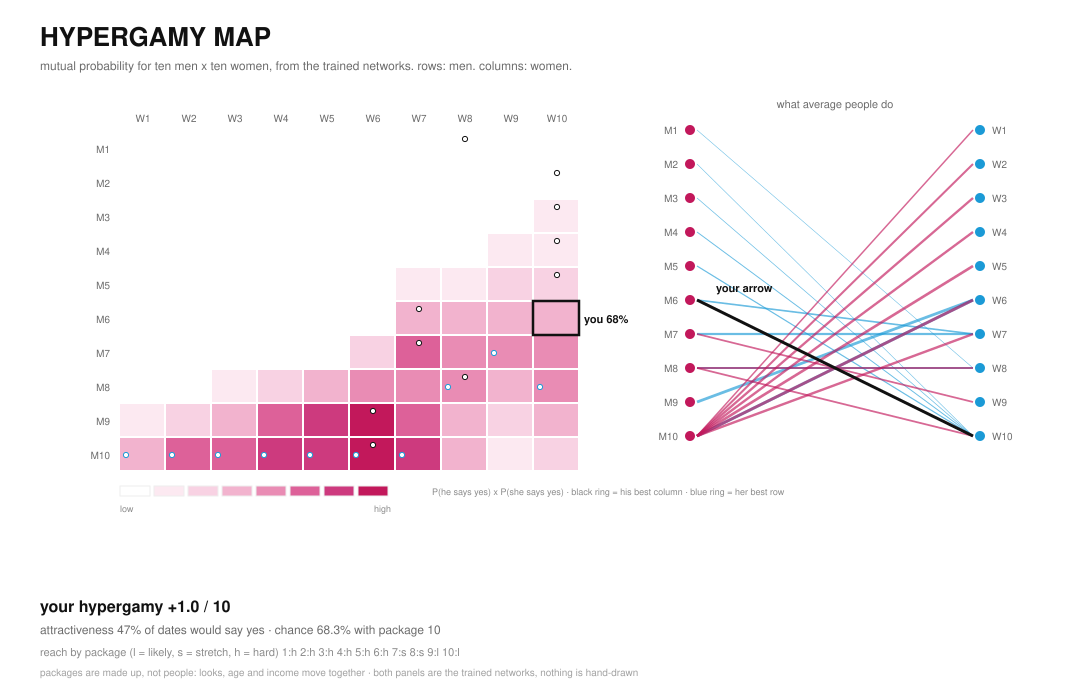

Source code (Python):
"""The hypergamy map: ten men, ten women, and the arrows the models actually draw.

This replaces the old scale chart. Instead of one abstract score, it answers three
questions on one picture:

  * **the heatmap** -- a 10x10 grid of real mutual probabilities. Row i is a man,
    column j is a woman, and the number is P(he says yes) x P(she says yes), both
    from the trained networks. Brighter means more likely.
  * **the arrows** -- each man's arrow points at the woman he is most likely to
    match with, each woman's arrow at the man she is most likely to match with.
    That is "what average people do", computed, not drawn by hand.
  * **your arrow** -- your profile scored against the same ten women (or men),
    drawn in black, with the cell you land in outlined.

The ten levels are *packages*, not ten real people: looks, age and income all move
together, which is what makes the grid interesting instead of one bright column.

    python hypergamy_map.py            # table + hypergamy_map.svg + .png
    python hypergamy_map.py --svg      # only the picture
    python hypergamy_map.py --demo     # the example profile, with its bands
"""

import argparse
import json
import os
import sys
from functools import lru_cache

import numpy as np

import route
from profile import DEFAULTS, forward, load, market_row, taste_row

HERE = os.path.dirname(os.path.abspath(__file__))
LEVELS = 10
BASE_AGE = 24.0
BASE_INCOME = 30000.0
BASE_GOAL = 4.0
IMPORTANCE = [30.0, 10.0, 15.0, 15.0, 20.0, 10.0]
SINGULAR = {0: "woman", 1: "man"}
PLURAL = {0: "women", 1: "men"}


def rating(level):
    """Level 1 is a 3/10, level 10 is a 10/10."""
    return 3.0 + 7.0 * (level - 1) / (LEVELS - 1)


def archetype(gender, level):
    r = rating(level)
    profile = dict(DEFAULTS)
    profile.update(
        mode="regular",
        age=BASE_AGE + 1.1 * (level - 1),
        income=BASE_INCOME * (0.55 + 0.15 * level),
        goal=BASE_GOAL,
        self=[r] * 5,
        want=[r] * 6,
        importance=list(IMPORTANCE),
    )
    return profile


def _paths_score(paths, row):
    values = []
    for path in paths:
        model, layers = load(path)
        values.append(forward(model, layers, row))
    return float(np.mean(values))


def p_they_say_yes(person, person_gender):
    """P(a date of the opposite gender says yes to `person`)."""
    return _paths_score(route.market_models(person["age"], "regular", person_gender),
                        market_row(person))


def p_you_say_yes(date, your_gender, importance=None):
    """P(you say yes to `date`): the date's ratings scored with your importance."""
    row = taste_row({
        "age": date["age"],
        "income": date["income"],
        "goal": date["goal"],
        "want": list(date["self"]) + [float(np.mean(date["self"]))],
        "importance": list(importance) if importance is not None
                      else profile_importance(date, your_gender),
    })
    return _paths_score(route.taste_models(date["age"], "regular", your_gender), row)


def profile_importance(date, your_gender):
    """The rater's importance lives on the rater; the archetypes carry their own."""
    return date.get("importance", IMPORTANCE)


def _likes_yes(rater_gender, target, rater):
    """The dyad model's P(rater says yes to target).

    Imported lazily because likes.py imports this module for the package ladder.
    Using the dyad model here is what makes a package's own yes-rate vary across the
    grid; the older market model returned one constant for every column.
    """
    import likes
    return likes.p_yes(rater_gender, target, rater)


@lru_cache(maxsize=1)
def matrices():
    """10x10 mutual, his and her probabilities.

    Rows are men, columns are women. `his[i, j]` is P(the man in row i says
    yes to the woman in column j); `her[i, j]` is the reverse. Their product
    is the mutual probability.
    """
    men = [archetype(1, k) for k in range(1, LEVELS + 1)]
    women = [archetype(0, k) for k in range(1, LEVELS + 1)]
    his = np.zeros((LEVELS, LEVELS))
    her = np.zeros((LEVELS, LEVELS))
    for i, man in enumerate(men):
        for j, woman in enumerate(women):
            # Both directions from the dyad models: each package carries its own
            # yes-rate instead of sharing one market constant across the row.
            her[i, j] = _likes_yes(0, man, woman)
            his[i, j] = _likes_yes(1, woman, man)
    return his * her, his, her


def matrix():
    """10x10 mutual probabilities, rows are men, columns are women."""
    return matrices()[0]


def _bands(probs):
    top = max(max(probs), 1e-9)
    bands = []
    for k, p in enumerate(probs, start=1):
        share = p / top
        band = "likely" if share >= 0.60 else "stretch" if share >= 0.25 else "hard"
        bands.append({"level": k, "mutual": float(p), "band": band, "share": share})
    return bands


def partner_map(profile, gender, partner_gender=None):
    """Everything the picture and the GUI need for one profile.

    `gender` is you and `partner_gender` is who you are interested in. They are two
    separate inputs, so the app never assumes you are straight or gay. The trained
    models only ever saw opposite-gender dates, and `same_gender` says when the
    answer is therefore an extrapolation rather than a measured one.
    """
    grid = matrix()
    if partner_gender is None:
        partner_gender = 1 - gender
    targets = [archetype(partner_gender, k) for k in range(1, LEVELS + 1)]
    # Package-specific dyad probabilities. The old map held their yes-rate constant
    # at one market score, which made package 10 look easiest almost automatically.
    their_yes = np.array([
        _likes_yes(partner_gender, profile, target) for target in targets
    ])
    your_yes = np.array([
        _likes_yes(gender, target, profile) for target in targets
    ])
    probs = their_yes * your_yes
    attractiveness = p_they_say_yes(profile, gender)
    best = int(np.argmax(probs))
    level = int(np.clip(round((float(np.mean(profile["self"])) - 3.0) * (LEVELS - 1) / 7.0) + 1,
                        1, LEVELS))
    bands = _bands(probs)

    rivals = [p_they_say_yes(archetype(gender, k), gender) for k in range(1, LEVELS + 1)]
    percentile = 100.0 * float(np.mean(np.asarray(rivals) < attractiveness))

    # Reaching, not importance: how far above (or below) your own ratings you aim.
    # All zeros who wants all tens -> +10; all tens who wants zeros -> -10.
    mine = float(np.mean(profile["self"]))
    wanted = float(np.mean(profile["want"][:5]))
    hypergamy = float(np.clip(wanted - mine, -10.0, 10.0))

    he_curve = [float(np.mean(grid[:, j])) for j in range(LEVELS)]
    her_curve = [float(np.mean(grid[i, :])) for i in range(LEVELS)]

    return {
        "matrix": grid,
        "your_probs": probs,
        "best_level": best + 1,
        "your_level": level,
        "bands": bands,
        "their_yes": float(attractiveness),
        "attractiveness": float(attractiveness),
        "their_yes_by_package": [round(float(v), 4) for v in their_yes],
        "your_yes_by_package": [round(float(v), 4) for v in your_yes],
        "your_yes": float(p_you_say_yes(profile, gender, profile["importance"])),
        "chance": float(probs[best]),
        "chance_your_level": float(probs[level - 1]),
        "chance_typical": float(probs[4]),
        "percentile": percentile,
        "hypergamy": hypergamy,
        "he_curve": he_curve,
        "her_curve": her_curve,
        "gender": gender,
        "partner_gender": partner_gender,
        "same_gender": partner_gender == gender,
    }


def verdict(result):
    """One plain sentence, so nobody has to read a grid to know where they stand."""
    chance = result["chance"]
    if chance >= 0.40:
        mood = "good" if chance >= 0.55 else "decent"
    else:
        mood = "low"
    tail = (f"At your own package ({result['your_level']}) it is "
            f"{result['chance_your_level']:.0%}")
    if result["your_level"] != 5:
        tail += f"; at a middle package (5) it is {result['chance_typical']:.0%}"
    return (f"A {mood} chance: the package that fits you best is number "
            f"{result['best_level']} of 10, with about {chance:.0%} mutual yes. {tail}.")


def describe(result):
    target = SINGULAR[result.get("partner_gender", 1 - result["gender"])]
    lines = [verdict(result), ""]
    lines.append(f"best package      {result['best_level']} of 10 ({target}) with {result['chance']:.1%} mutual")
    lines.append(f"your own package  {result['your_level']} with {result['chance_your_level']:.1%} mutual")
    if result["your_level"] != 5:
        lines.append(f"middle package    5 with {result['chance_typical']:.1%} mutual")
    lines.append(f"reaching          {result['hypergamy']:+.1f} of 10  "
                 f"(how far above your own ratings you aim: +10 = want perfect, rate yourself 0)")
    lines.append(f"attractiveness    {result['attractiveness']:.0%} would say yes  "
                 f"(the share of dates in the study pool the market model expects to like you)")
    lines.append(f"rank vs packages  {result['percentile']:.0f} of 100  "
                 f"(share of the ten packages the model puts below you)")
    if result.get("same_gender"):
        lines.append("")
        lines.append("  same-gender: the study only recorded opposite-gender dates, so this")
        lines.append("  is an extrapolation, not a measured number.")
    lines.append("")
    lines.append("  package  mutual   band      what it means")
    for band in result["bands"]:
        note = {"likely": "in range", "stretch": "needs something to change",
                "hard": "out of reach on these stats"}[band["band"]]
        lines.append(f"  {band['level']:>5}  {band['mutual']:>6.1%}   {band['band']:<8}  {note}")
    lines.append("")
    lines.append("  bands compare each package to your best cell: 60% or more is likely,")
    lines.append("  25% to 60% is stretch, below 25% is hard.")
    lines.append("")
    lines.append("  a package is a made-up bundle of looks, age and income, not a person:")
    lines.append("  package 1 is the lowest rung, package 10 the highest.")
    return "\n".join(lines)


def arrows_svg(result):
    """The arrow panel on its own, for embedding in the GUI."""
    grid = result["matrix"]
    top = float(grid.max()) or 1.0
    you = result["gender"]
    width, height = 680, 420
    left, right, first, step = 96, 560, 54, 34
    best_row = [int(np.argmax(grid[i])) for i in range(LEVELS)]
    best_col = [int(np.argmax(grid[:, j])) for j in range(LEVELS)]
    parts = [
        f'<svg xmlns="http://www.w3.org/2000/svg" viewBox="0 0 {width} {height}" '
        f'width="100%" role="img" font-family="Helvetica,Arial,sans-serif">',
        f'<rect width="{width}" height="420" fill="#ffffff"/>',
        '<text x="16" y="24" font-size="13" font-weight="bold" fill="#111">'
        'what average people do, and your arrow</text>',
    ]
    for i in range(LEVELS):
        y = first + i * step
        parts.append(f'<circle cx="{left}" cy="{y}" r="5" fill="#c2185b"/>')
        parts.append(f'<text x="{left - 10}" y="{y + 4}" font-size="10" text-anchor="end" '
                     f'fill="#6b6b6b">M{i + 1}</text>')
        j = best_row[i]
        ty = first + j * step
        sw = 0.5 + 2.2 * float(grid[i, j]) / top
        parts.append(f'<line x1="{left + 7}" y1="{y}" x2="{right - 7}" y2="{ty}" '
                     f'stroke="#1b9ad6" stroke-opacity="0.6" stroke-width="{sw:.2f}"/>')
    for j in range(LEVELS):
        y = first + j * step
        parts.append(f'<circle cx="{right}" cy="{y}" r="5" fill="#1b9ad6"/>')
        parts.append(f'<text x="{right + 12}" y="{y + 4}" font-size="10" '
                     f'fill="#6b6b6b">W{j + 1}</text>')
        i = best_col[j]
        ty = first + i * step
        sw = 0.5 + 2.2 * float(grid[i, j]) / top
        parts.append(f'<line x1="{left + 7}" y1="{ty}" x2="{right - 7}" y2="{y}" '
                     f'stroke="#c2185b" stroke-opacity="0.6" stroke-width="{sw:.2f}"/>')
    start = first + (result["your_level"] - 1) * step
    end = first + (result["best_level"] - 1) * step
    colour = "#111"
    if you == 1:
        parts.append(f'<line x1="{left + 7}" y1="{start}" x2="{right - 7}" y2="{end}" '
                     f'stroke="{colour}" stroke-width="3"/>')
        parts.append(f'<text x="{left + 16}" y="{start - 8}" font-size="11" '
                     f'font-weight="bold" fill="{colour}">your arrow</text>')
    else:
        parts.append(f'<line x1="{left + 7}" y1="{end}" x2="{right - 7}" y2="{start}" '
                     f'stroke="{colour}" stroke-width="3"/>')
        parts.append(f'<text x="{right - 84}" y="{start - 8}" font-size="11" '
                     f'font-weight="bold" fill="{colour}">your arrow</text>')
    parts.append(f'<text x="16" y="382" font-size="10" fill="#8a8a8a">'
                 f'M1-M10 and W1-W10 are ten made-up packages, not ten real people.</text>')
    parts.append(f'<text x="16" y="402" font-size="10" fill="#8a8a8a">'
                 f'blue: male level to the female level it matches with most often  ·  '
                 f'pink: the reverse  ·  black: you ({result["chance"]:.0%} mutual)</text>')
    parts.append('</svg>')
    return "".join(parts)


PALETTE = ["#ffffff", "#fce9f1", "#f8d2e3", "#f2b3ce", "#e98cb4",
           "#dd6199", "#cd3a7e", "#c2185b"]


def _colour(p, top):
    share = min(1.0, p / max(top, 1e-9))
    return PALETTE[min(len(PALETTE) - 1, int(round(share * (len(PALETTE) - 1))))]


def map_svg(result):
    grid, probs = result["matrix"], result["your_probs"]
    top = float(grid.max())
    you = result["gender"]
    x0, y0, cw, ch = 120, 132, 46, 34
    rows = [f"M{k}" for k in range(1, LEVELS + 1)]
    cols = [f"W{k}" for k in range(1, LEVELS + 1)]
    parts = [
        '<svg xmlns="http://www.w3.org/2000/svg" width="1080" height="700" '
        'viewBox="0 0 1080 700" font-family="Helvetica,Arial,sans-serif">',
        '<rect width="1080" height="700" fill="#ffffff"/>',
        '<text x="40" y="46" font-size="26" font-weight="bold" fill="#111">HYPERGAMY MAP</text>',
        '<text x="40" y="70" font-size="12" fill="#6b6b6b">mutual probability for ten men '
        'x ten women, from the trained networks. rows: men. columns: women.</text>',
    ]

    best_row = [int(np.argmax(grid[i])) for i in range(LEVELS)]
    best_col = [int(np.argmax(grid[:, j])) for j in range(LEVELS)]

    for j, name in enumerate(cols):
        parts.append(f'<text x="{x0 + j * cw + cw / 2}" y="{y0 - 10}" font-size="10" '
                     f'text-anchor="middle" fill="#6b6b6b">{name}</text>')
    for i, name in enumerate(rows):
        parts.append(f'<text x="{x0 - 10}" y="{y0 + i * ch + ch / 2 + 4}" font-size="10" '
                     f'text-anchor="end" fill="#6b6b6b">{name}</text>')

    for i in range(LEVELS):
        for j in range(LEVELS):
            p = float(grid[i, j])
            x, y = x0 + j * cw, y0 + i * ch
            parts.append(f'<rect x="{x}" y="{y}" width="{cw - 2}" height="{ch - 2}" '
                         f'fill="{_colour(p, top)}"/>')
            if j == best_row[i]:
                parts.append(f'<circle cx="{x + cw / 2}" cy="{y + 7}" r="2.6" fill="#ffffff" stroke="#111" stroke-width="1"/>')
            if i == best_col[j]:
                parts.append(f'<circle cx="{x + 6}" cy="{y + ch / 2}" r="2.6" fill="#ffffff" stroke="#1b9ad6" stroke-width="1"/>')

    best = result["best_level"] - 1
    level = result["your_level"] - 1
    if you == 1:
        cell_x, cell_y = x0 + best * cw, y0 + level * ch
    else:
        cell_x, cell_y = x0 + level * cw, y0 + best * ch
    parts.append(f'<rect x="{cell_x - 1}" y="{cell_y - 1}" width="{cw}" height="{ch}" '
                 f'fill="none" stroke="#111" stroke-width="2.5"/>')
    parts.append(f'<text x="{cell_x + cw + 4}" y="{cell_y + ch / 2 + 4}" font-size="11" '
                 f'font-weight="bold" fill="#111">you {result["chance"] * 100:.0f}%</text>')

    for k, colour in enumerate(PALETTE):
        lx = x0 + k * 34
        parts.append(f'<rect x="{lx}" y="{y0 + LEVELS * ch + 14}" width="30" height="10" '
                     f'fill="{colour}" stroke="#eeeeee"/>')
    parts.append(f'<text x="{x0}" y="{y0 + LEVELS * ch + 40}" font-size="9" fill="#8a8a8a">'
                 f'low</text>')
    parts.append(f'<text x="{x0 + len(PALETTE) * 34 - 18}" y="{y0 + LEVELS * ch + 40}" '
                 f'font-size="9" fill="#8a8a8a">high</text>')
    parts.append(f'<text x="{x0 + len(PALETTE) * 34 + 40}" y="{y0 + LEVELS * ch + 23}" '
                 f'font-size="9" fill="#8a8a8a">P(he says yes) x P(she says yes)  ·  '
                 f'black ring = his best column  ·  blue ring = her best row</text>')

    # the arrow panel: 10 men on the left, 10 women on the right
    ax_m, ax_w = 690, 980
    y_top, y_step = 130, 34
    parts.append(f'<text x="{(ax_m + ax_w) / 2}" y="{y_top - 22}" font-size="11" '
                 f'text-anchor="middle" fill="#6b6b6b">what average people do</text>')
    for i in range(LEVELS):
        y = y_top + i * y_step
        parts.append(f'<circle cx="{ax_m}" cy="{y}" r="5" fill="#c2185b"/>')
        parts.append(f'<text x="{ax_m - 12}" y="{y + 4}" font-size="10" text-anchor="end" '
                     f'fill="#6b6b6b">M{i + 1}</text>')
        j = best_row[i]
        ty = y_top + j * y_step
        sw = 0.5 + 2.4 * float(grid[i, j]) / top
        parts.append(f'<line x1="{ax_m + 7}" y1="{y}" x2="{ax_w - 7}" y2="{ty}" '
                     f'stroke="#1b9ad6" stroke-opacity="0.65" stroke-width="{sw:.2f}"/>')
    for j in range(LEVELS):
        y = y_top + j * y_step
        parts.append(f'<circle cx="{ax_w}" cy="{y}" r="5" fill="#1b9ad6"/>')
        parts.append(f'<text x="{ax_w + 12}" y="{y + 4}" font-size="10" fill="#6b6b6b">W{j + 1}</text>')
        i = best_col[j]
        ty = y_top + i * y_step
        sw = 0.5 + 2.4 * float(grid[i, j]) / top
        parts.append(f'<line x1="{ax_m + 7}" y1="{ty}" x2="{ax_w - 7}" y2="{y}" '
                     f'stroke="#c2185b" stroke-opacity="0.65" stroke-width="{sw:.2f}"/>')

    # your arrow
    if you == 1:
        start_y = y_top + (result["your_level"] - 1) * y_step
        end_y = y_top + best * y_step
        parts.append(f'<line x1="{ax_m + 7}" y1="{start_y}" x2="{ax_w - 7}" y2="{end_y}" '
                     f'stroke="#111" stroke-width="3"/>')
        parts.append(f'<text x="{ax_m + 26}" y="{start_y - 8}" font-size="11" font-weight="bold" '
                     f'fill="#111">your arrow</text>')
    else:
        start_y = y_top + (result["your_level"] - 1) * y_step
        end_y = y_top + best * y_step
        parts.append(f'<line x1="{ax_w - 7}" y1="{start_y}" x2="{ax_m + 7}" y2="{end_y}" '
                     f'stroke="#111" stroke-width="3"/>')
        parts.append(f'<text x="{ax_w - 96}" y="{start_y - 8}" font-size="11" font-weight="bold" '
                     f'fill="#111">your arrow</text>')

    parts.append(f'<text x="40" y="612" font-size="16" font-weight="bold" fill="#111">'
                 f'your hypergamy {result["hypergamy"]:+.1f} / 10</text>')
    parts.append(f'<text x="40" y="634" font-size="12" fill="#6b6b6b">'
                 f'attractiveness {result["attractiveness"]:.0%} of dates would say yes  ·  '
                 f'chance {result["chance"]:.1%} with package {result["best_level"]}</text>')
    bands = "  ".join(f"{b['level']}:{b['band'][0]}" for b in result["bands"])
    parts.append(f'<text x="40" y="656" font-size="11" fill="#8a8a8a">'
                 f'reach by package (l = likely, s = stretch, h = hard)  {bands}</text>')
    parts.append(f'<text x="40" y="676" font-size="10" fill="#a0a0a0">'
                 f'packages are made up, not people: looks, age and income move together  ·  '
                 f'both panels are the trained networks, nothing is hand-drawn</text>')
    parts.append('</svg>')
    return "\n".join(parts)


def average_svg(result):
    width, height = 760, 430
    left, right, top, bottom = 80, 40, 60, 70
    inner_w, inner_h = width - left - right, height - top - bottom
    values = result["he_curve"] + result["her_curve"]
    ymax = max(0.05, max(values) * 1.15)

    def px(k):
        return left + (k - 1) * inner_w / (LEVELS - 1)

    def py(v):
        return top + inner_h - inner_h * v / ymax

    parts = [f'<svg xmlns="http://www.w3.org/2000/svg" width="{width}" height="{height}" '
             f'viewBox="0 0 {width} {height}" font-family="Helvetica,Arial,sans-serif">',
             f'<rect width="{width}" height="{height}" fill="#ffffff"/>',
             f'<text x="30" y="32" font-size="19" font-weight="bold" fill="#111">'
             f'AVERAGE ATTRACTION</text>',
             f'<text x="30" y="50" font-size="11" fill="#6b6b6b">'
             f'mean mutual probability by level, men and women averaged separately</text>']

    for g in range(5):
        v = ymax * g / 4
        y = py(v)
        parts.append(f'<line x1="{left}" y1="{y:.1f}" x2="{left + inner_w}" y2="{y:.1f}" '
                     f'stroke="#eeeeee"/>')
        parts.append(f'<text x="{left - 8}" y="{y + 3:.1f}" font-size="9" text-anchor="end" '
                     f'fill="#8a8a8a">{v * 100:.0f}%</text>')
    for k in range(1, LEVELS + 1):
        parts.append(f'<text x="{px(k):.1f}" y="{top + inner_h + 18}" font-size="9" '
                     f'text-anchor="middle" fill="#8a8a8a">{k}</text>')
    parts.append(f'<text x="{left + inner_w / 2}" y="{top + inner_h + 38}" font-size="10" '
                 f'text-anchor="middle" fill="#6b6b6b">level (looks, age and income move together)</text>')

    for curve, colour, label in ((result["he_curve"], "#1b9ad6", "he says yes"),
                                 (result["her_curve"], "#c2185b", "she says yes")):
        pts = " ".join(f"{px(k):.1f},{py(v):.1f}" for k, v in enumerate(curve, start=1))
        parts.append(f'<polyline fill="none" stroke="{colour}" stroke-width="2.5" points="{pts}"/>')
        for k, v in enumerate(curve, start=1):
            parts.append(f'<circle cx="{px(k):.1f}" cy="{py(v):.1f}" r="3" fill="{colour}"/>')

    parts.append(f'<text x="{left + 8}" y="{top - 16}" font-size="11" fill="#1b9ad6">'
                 f'&#9679; he says yes</text>')
    parts.append(f'<text x="{left + 118}" y="{top - 16}" font-size="11" fill="#c2185b">'
                 f'&#9679; she says yes</text>')
    parts.append('</svg>')
    return "\n".join(parts)


def render(profile, gender, prefix="hypergamy_map"):
    result = partner_map(profile, gender)
    svg_path = os.path.join(HERE, prefix + ".svg")
    with open(svg_path, "w", encoding="utf-8") as f:
        f.write(map_svg(result))
    avg_path = os.path.join(HERE, "hypergamy_average.svg")
    with open(avg_path, "w", encoding="utf-8") as f:
        f.write(average_svg(result))
    try:
        import matplotlib
        matplotlib.use("Agg")
        import matplotlib.pyplot as plt
        from matplotlib.patches import Circle

        fig, ax = plt.subplots(figsize=(9.2, 5.6), dpi=170)
        ax.imshow(result["matrix"], cmap="RdPu", vmin=0, vmax=float(result["matrix"].max()))
        ax.set_xticks(range(LEVELS), [f"W{k}" for k in range(1, LEVELS + 1)], fontsize=8)
        ax.set_yticks(range(LEVELS), [f"M{k}" for k in range(1, LEVELS + 1)], fontsize=8)
        for i in range(LEVELS):
            ax.add_patch(Circle((int(np.argmax(result["matrix"][i])), i), 0.18,
                                fill=False, ec="#111", lw=1.0))
        ax.set_title("HYPERGAMY MAP  ·  mutual probability (men x women)", fontsize=11)
        ax.set_xlabel(f"your arrow: level {result['best_level']}  ·  chance "
                      f"{result['chance']:.1%}  ·  hypergamy {result['hypergamy']:+.1f}/10",
                      fontsize=8)
        fig.tight_layout()
        fig.savefig(os.path.join(HERE, prefix + ".png"), facecolor="white")
        plt.close(fig)
    except Exception as exc:                      # matplotlib is optional for the svg
        print(f"(no png: {exc})")
    return result, svg_path, avg_path


def main():
    parser = argparse.ArgumentParser(description="the 10x10 hypergamy map")
    parser.add_argument("--demo", action="store_true")
    parser.add_argument("--svg", action="store_true")
    parser.add_argument("--gender", type=int, choices=[0, 1], default=1)
    parser.add_argument("--age", type=float, default=24.0)
    parser.add_argument("--income", type=float, default=32000.0)
    parser.add_argument("--self", dest="self_", default="7,7,7,7,5")
    parser.add_argument("--want", default="8,6,7,8,9,7")
    parser.add_argument("--importance", default="30,10,15,15,20,10")
    args = parser.parse_args()

    profile = dict(DEFAULTS)
    profile.update(mode="regular", age=args.age, income=args.income,
                   self=[float(v) for v in args.self_.split(",")],
                   want=[float(v) for v in args.want.split(",")],
                   importance=[float(v) for v in args.importance.split(",")])
    result, svg_path, avg_path = render(profile, args.gender)
    print(describe(result))
    print(f"\nwrote {svg_path}\nwrote {avg_path}")
    print(f"wrote {os.path.join(HERE, 'hypergamy_map.png')}")


if __name__ == "__main__":
    main()
